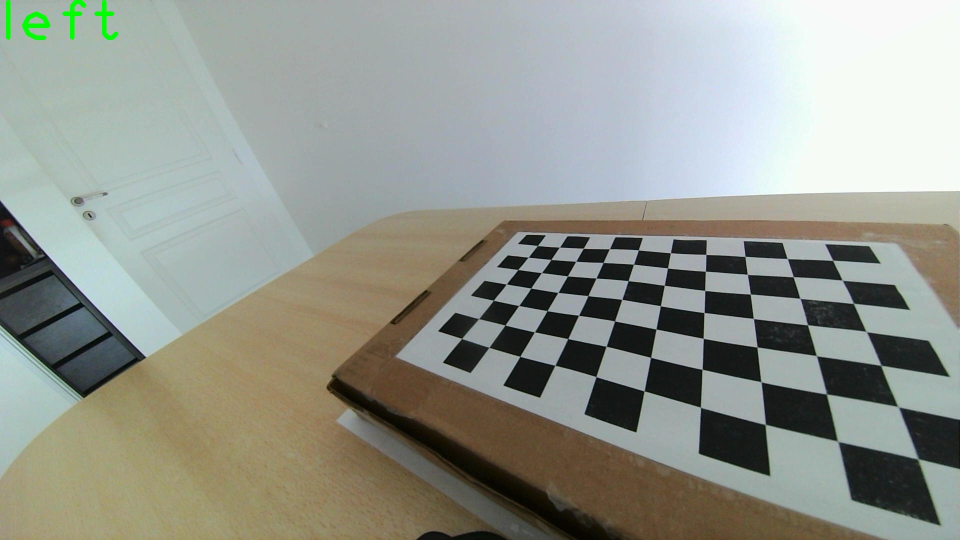
#> input picture datasets/stereo_budha_charuco/calib/left_10.jpg, 1920 x 1080 px (shown at 1/2 size)
$ jupyter execute --allow-errors calib_recti.ipynb   (shell and % lines are left out)   (older library calls are emulated)
#> lines starting #> are read from the running program, lines starting #| are printed output that depends on the picture
### utils/calib.py
import numpy as np
import cv2
import glob


# [78 lines left out: functions draw_checkerboard, detect_board, not called in this run]


def board_points(checkerboard):
    # Defining the world coordinates for 3D points
    objp = np.zeros((1, checkerboard[0] * checkerboard[1], 3), np.float32)
    objp[0, :, :2] = np.mgrid[0:checkerboard[0], 0:checkerboard[1]].T.reshape(-1, 2)

    return objp


# [122 lines left out: functions detect_boards, np_print, do_calib, calib_zhang, not called in this run]


# [13 lines that do not run on import are left out]

    # this code compares "hand made" zhang calibration method
    # # calib using zhang
    # mint2 = calib_zhang(obj_points, world_points)
    #
    # print(mint.round())
    # print(mint2.round())

### calib_recti.ipynb
[cell 1]
from i308_utils import imshow, show_images

CALIBRACION DE LA CAMARA.

[cell 2]
# Definición del checkerboard

checkerboard = (10, 7)
square_size_mm = 24.2

[cell 3]
from utils.calib import board_points

# creamos los puntos del mundo del objeto checkerboard
checkerboard_world_points_mm = board_points(checkerboard) * square_size_mm

[cell 4]
import glob, os

directory = os.path.join("datasets", "stereo_budha_charuco", "calib")
left_files_pattern = "*left*.jpg"
right_files_pattern = "*right*.jpg"

def numeric_sort(file_name):
    return int(file_name.split("_")[-1].split(".")[0])

left_file_names = sorted(
    glob.glob(
        os.path.join(directory, left_files_pattern)
    ),
    key=numeric_sort
)

right_file_names = sorted(
    glob.glob(
        os.path.join(directory, right_files_pattern)
    ),
    key=numeric_sort
)

num_left = len(left_file_names)
num_right = len(right_file_names)

if  num_left != num_right:
    raise Exception(f"the number of files (left {num_left} / right{num_right}) doesn't match")

[cell 5]
import cv2

image_size = None
criteria = (cv2.TERM_CRITERIA_EPS + cv2.TERM_CRITERIA_MAX_ITER, 30, 1e-3)

world_points = []
left_images = []
right_images = []
left_images_points = []
right_images_points = []

for left_file_name, right_file_name in zip(
    left_file_names, right_file_names
):

    print("processing", left_file_name, right_file_name)

    # read left and right images
    left_image = cv2.imread(left_file_name, cv2.IMREAD_GRAYSCALE)
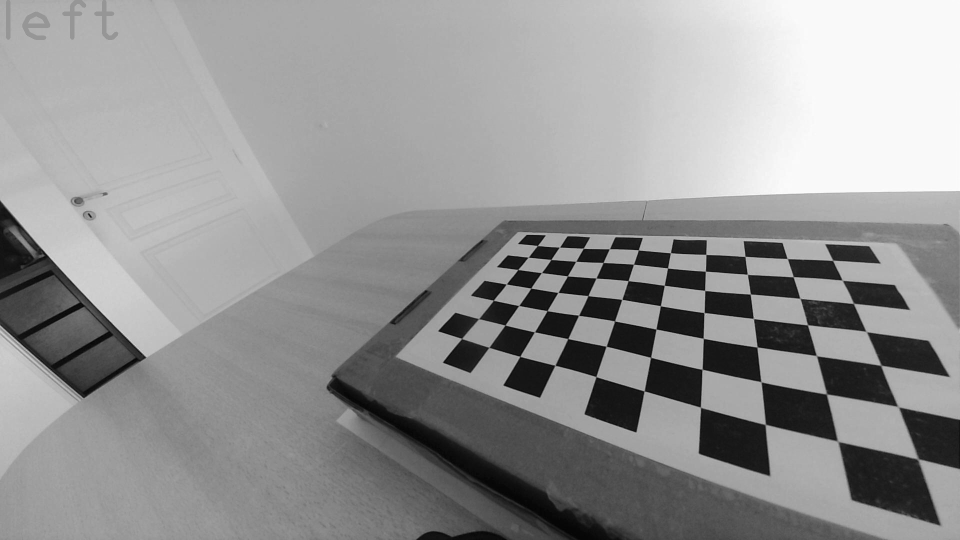
#> left_image: shape (1080, 1920) (shown at 1/2 size); min 0, max 255, mean 148.4
    right_image = cv2.imread(right_file_name, cv2.IMREAD_GRAYSCALE)
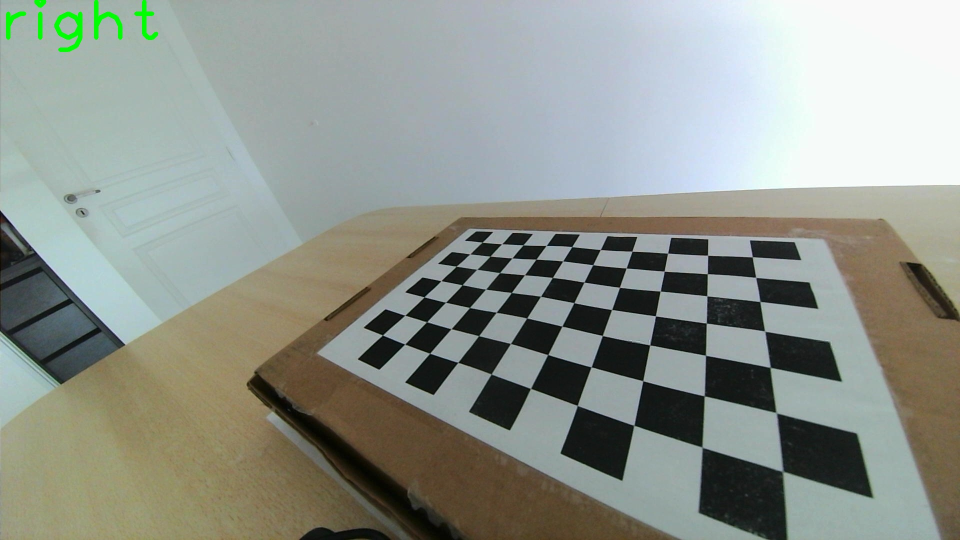
#> input picture datasets/stereo_budha_charuco/calib/right_10.jpg, 1920 x 1080 px (shown at 1/2 size)
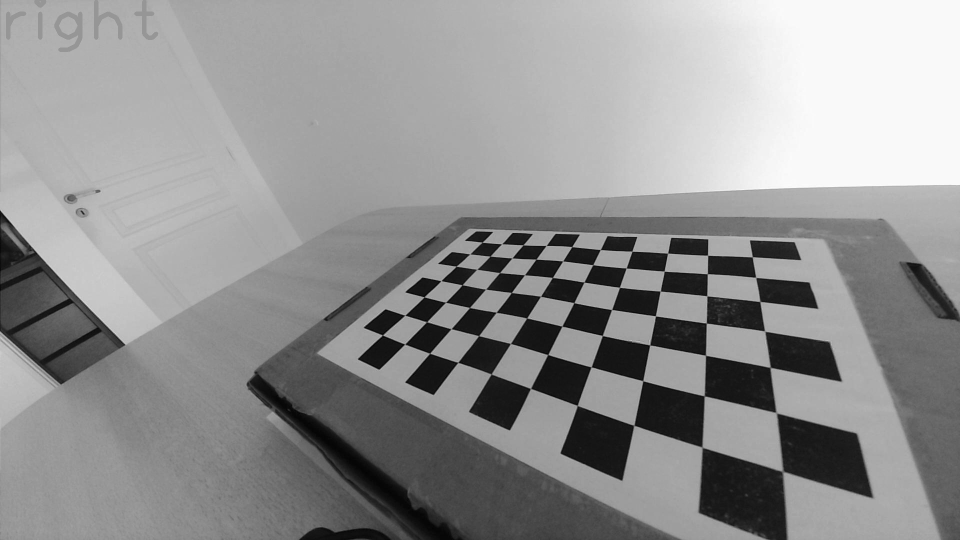
#> right_image: shape (1080, 1920) (shown at 1/2 size); min 0, max 255, mean 145.6

    # get the images sizes
    left_size = (left_image.shape[1], left_image.shape[0])
#> left_size = (1920, 1080)
    right_size = (right_image.shape[1], right_image.shape[0])
#> right_size = (1920, 1080)

    # checks that images sizes match
    if left_size != right_size:
        raise Exception(f"left and right images sizes differ: left {left_size} / right {right_size}")

    if image_size is None:
        # remembers the images size
        image_size = left_size
#> image_size = (1920, 1080)
    else:
        if image_size != left_size:
            raise Exception(f"there are images with different sizes: {image_size} vs {left_size}")

    # finds the checkerboard in each image
    left_found, left_corners = cv2.findChessboardCorners(left_image, checkerboard)
#> left_found = True; left_corners = 70 rows, first 8: [1074.5, 491.5], [1119, 494.5], [1167.4, 496.6], [1218.8, 498.3], [1277.6, 499.8], [1341.6, 505.8], [1412.3, 509.2], [1490.8, 513.5]
    right_found, right_corners = cv2.findChessboardCorners(right_image, checkerboard)
#> right_found = False; right_corners = 65 rows, first 8: [964.5, 485], [960, 502], [984, 495], [980.5, 512.5], [954.5, 539.5], [1024, 516.5], [1000.5, 545], [882.5, 562]

    if not left_found or not right_found:
        print("warning, checkerboard was not found")
        print("  left found:", left_found)
#|   left found: True
        print("  right found:", right_found)
#|   right found: False
        continue


    corners_left = cv2.cornerSubPix(left_image, left_corners, (7, 7), (-1,-1), criteria)
    corners_right = cv2.cornerSubPix(right_image, right_corners, (7, 7), (-1,-1), criteria)

    # acumulo las imagenes
    left_images.append(left_image)
    right_images.append(right_image)

    # acumulo los corners detectados
    left_images_points.append(left_corners)
    right_images_points.append(right_corners)

    # acumulo los puntos del mundo
    world_points.append(checkerboard_world_points_mm)

#> (a cell that did not finish here is left out)

[cell 7]
# grafiquemos algunos checkerboards
# y sus detecciones de corners
#  para verificar que lo que encontró está ok:

import utils.calib as calib
some_images_indices = [5, 14]

draw_settings = {
    "corner_radius": 10,
    "corner_thickness": 5,
    "line_thickness": 4
}
#> (the rest of this cell did not finish here and is left out)

[cell 8]
# Calibramos Stereo

print("Calibrating Stereo")
print("num images:", len(left_images_points))

#> (the rest of this cell did not finish here and is left out)

[cell 9]
from utils.calib import np_print

#> (the rest of this cell did not finish here and is left out)

[cell 10]
print("# STEREO CALIBRATION")
#> (the rest of this cell did not finish here and is left out)

[cell 11]
# serializamos los resultados en un pickle
import pickle

#> (the rest of this cell did not finish here and is left out)

RECTIFICACION

#> (a cell that did not finish here is left out)

#> (a cell that did not finish here is left out)

#> (a cell that did not finish here is left out)

#> (a cell that did not finish here is left out)

[cell 16]
# tomemos un par estéreo
image_index = 5

#> (the rest of this cell did not finish here and is left out)

[cell 17]
# muestro las imagenes:
show_images([
    left_image, right_image
], [
    "left original", "right original"
])
#> (this line was passed over: i308_utils is not available in this run)
